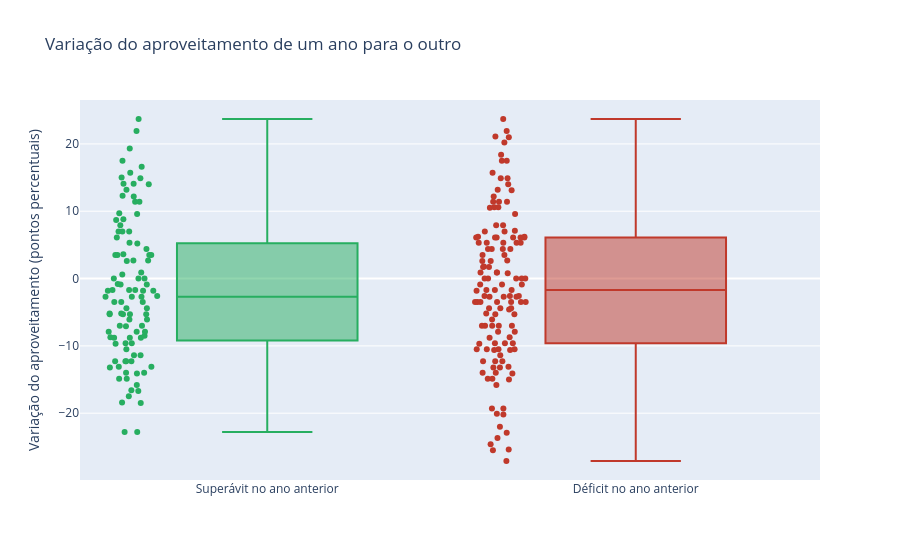

The notebook cell this image was saved under:
### Code cell
seguidos = seguidos.assign(situacao=seguidos['superavit_ano_anterior'].map({True: 'Superávit no ano anterior', False: 'Déficit no ano anterior'}))
grafico = px.box(
    seguidos, x='situacao', y='variacao_aproveitamento', points='all', hover_data=['clube', 'ano'], color='situacao',
    color_discrete_map={'Superávit no ano anterior': '#27ae60', 'Déficit no ano anterior': '#c0392b'},
    labels={'situacao': '', 'variacao_aproveitamento': 'Variação do aproveitamento (pontos percentuais)'},
    title='Variação do aproveitamento de um ano para o outro',
)
grafico.update_layout(showlegend=False)
grafico.write_html('../docs/assets/superavit_variacao.html', include_plotlyjs='cdn')
grafico

### Figure 1 — Plotly figure (JSON) as saved in the notebook; plotly's stock layout.template omitted (floating-point values rounded to 4 significant figures; data arrays with more than 128 entries replaced by an {"elided": "..."} marker saying what was removed)
{"data": [{"alignmentgroup": "True", "boxpoints": "all", "customdata": {"elided": "104x2 mixed values"}, "hovertemplate": "=%{x}<br>Variação do aproveitamento (pontos percentuais)=%{y}<br>clube=%{customdata[0]}<br>ano=%{customdata[1]}<extra></extra>", "legendgroup": "Superávit no ano anterior", "marker": {"color": "#27ae60"}, "name": "Superávit no ano anterior", "notched": false, "offsetgroup": "Superávit no ano anterior", "orientation": "v", "showlegend": true, "type": "box", "x": ["Superávit no ano anterior", "Superávit no ano anterior", "Superávit no ano anterior", "Superávit no ano anterior", "Superávit no ano anterior", "Superávit no ano anterior", "Superávit no ano anterior", "Superávit no ano anterior", "Superávit no ano anterior", "Superávit no ano anterior", "Superávit no ano anterior", "Superávit no ano anterior", "Superávit no ano anterior", "Superávit no ano anterior", "Superávit no ano anterior", "Superávit no ano anterior", "Superávit no ano anterior", "Superávit no ano anterior", "Superávit no ano anterior", "Superávit no ano anterior", "Superávit no ano anterior", "Superávit no ano anterior", "Superávit no ano anterior", "Superávit no ano anterior", "Superávit no ano anterior", "Superávit no ano anterior", "Superávit no ano anterior", "Superávit no ano anterior", "Superávit no ano anterior", "Superávit no ano anterior", "Superávit no ano anterior", "Superávit no ano anterior", "Superávit no ano anterior", "Superávit no ano anterior", "Superávit no ano anterior", "Superávit no ano anterior", "Superávit no ano anterior", "Superávit no ano anterior", "Superávit no ano anterior", "Superávit no ano anterior", "Superávit no ano anterior", "Superávit no ano anterior", "Superávit no ano anterior", "Superávit no ano anterior", "Superávit no ano anterior", "Superávit no ano anterior", "Superávit no ano anterior", "Superávit no ano anterior", "Superávit no ano anterior", "Superávit no ano anterior", "Superávit no ano anterior", "Superávit no ano anterior", "Superávit no ano anterior", "Superávit no ano anterior", "Superávit no ano anterior", "Superávit no ano anterior", "Superávit no ano anterior", "Superávit no ano anterior", "Superávit no ano anterior", "Superávit no ano anterior", "Superávit no ano anterior", "Superávit no ano anterior", "Superávit no ano anterior", "Superávit no ano anterior", "Superávit no ano anterior", "Superávit no ano anterior", "Superávit no ano anterior", "Superávit no ano anterior", "Superávit no ano anterior", "Superávit no ano anterior", "Superávit no ano anterior", "Superávit no ano anterior", "Superávit no ano anterior", "Superávit no ano anterior", "Superávit no ano anterior", "Superávit no ano anterior", "Superávit no ano anterior", "Superávit no ano anterior", "Superávit no ano anterior", "Superávit no ano anterior", "Superávit no ano anterior", "Superávit no ano anterior", "Superávit no ano anterior", "Superávit no ano anterior", "Superávit no ano anterior", "Superávit no ano anterior", "Superávit no ano anterior", "Superávit no ano anterior", "Superávit no ano anterior", "Superávit no ano anterior", "Superávit no ano anterior", "Superávit no ano anterior", "Superávit no ano anterior", "Superávit no ano anterior", "Superávit no ano anterior", "Superávit no ano anterior", "Superávit no ano anterior", "Superávit no ano anterior", "Superávit no ano anterior", "Superávit no ano anterior", "Superávit no ano anterior", "Superávit no ano anterior", "Superávit no ano anterior", "Superávit no ano anterior"], "x0": " ", "xaxis": "x", "y": [-1.7, 12.3, 0.0, 7.0, -7.9, -8.8, -7.0, 14.0, -6.1, -8.8, -12.3, -5.3, 2.7, 3.6, -22.8, 6.1, -9.6, -12.3, 0.0, -5.3, 3.5, -14.0, -6.1, -3.5, 17.5, 16.6, -18.5, -2.6, -7.9, 23.7, 19.3, 2.7, -14.9, -5.2, 15.0, -14.9, -7.0, 7.9, -13.2, 0.6, -8.5, -1.7, -2.7, -1.8, 14.9, 14.1, 3.5, 11.4, -3.5, -1.8, -11.4, -8.8, 15.7, -5.3, -0.9, 0.0, 0.9, 5.3, -4.4, -16.6, -5.2, -14.0, -17.5, -9.6, 11.4, -4.4, -10.5, -13.1, 14.1, -1.7, -5.3, -14.1, 13.2, 21.9, 7.0, -7.9, 9.7, -22.8, -2.7, -2.7, -11.4, -9.7, 7.0, 3.5, 9.6, -12.3, -1.8, -15.8, -0.8, -0.9, 8.7, -13.1, -3.5, -7.1, 2.6, 3.5, 12.2, 8.8, 5.2, 4.4, -16.7, -8.7, -12.3, -18.4], "y0": " ", "yaxis": "y"}, {"alignmentgroup": "True", "boxpoints": "all", "customdata": {"elided": "133x2 mixed values"}, "hovertemplate": "=%{x}<br>Variação do aproveitamento (pontos percentuais)=%{y}<br>clube=%{customdata[0]}<br>ano=%{customdata[1]}<extra></extra>", "legendgroup": "Déficit no ano anterior", "marker": {"color": "#c0392b"}, "name": "Déficit no ano anterior", "notched": false, "offsetgroup": "Déficit no ano anterior", "orientation": "v", "showlegend": true, "type": "box", "x": {"elided": "133 str values"}, "x0": " ", "xaxis": "x", "y": {"elided": "133 float values"}, "y0": " ", "yaxis": "y"}], "layout": {"boxmode": "overlay", "legend": {"title": {"text": ""}, "tracegroupgap": 0}, "showlegend": false, "title": {"text": "Variação do aproveitamento de um ano para o outro"}, "xaxis": {"anchor": "y", "categoryarray": ["Superávit no ano anterior", "Déficit no ano anterior"], "categoryorder": "array", "domain": [0.0, 1.0], "title": {"text": ""}}, "yaxis": {"anchor": "x", "domain": [0.0, 1.0], "title": {"text": "Variação do aproveitamento (pontos percentuais)"}}}}
